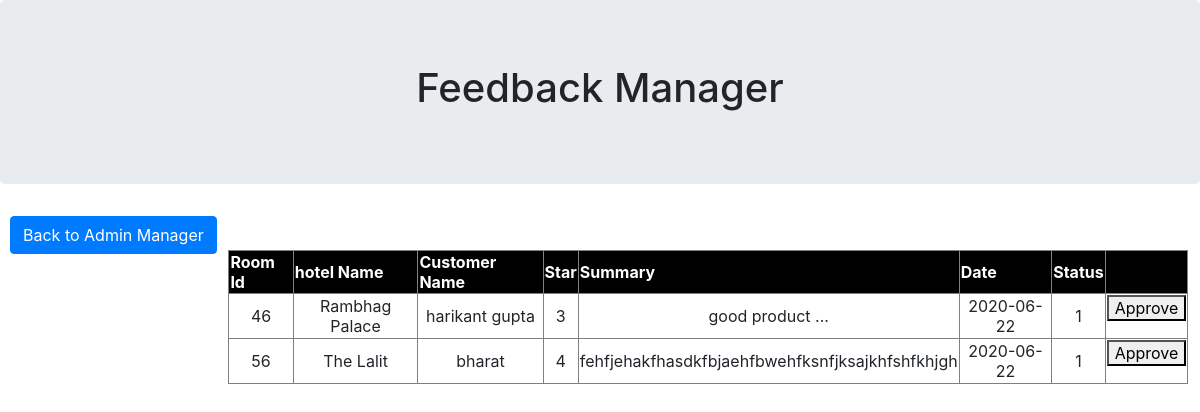
/admin/feedback_manager.php (signed in), run on the app's committed database.
### tables this page shows
CREATE TABLE `feedback` (
  `id` int(10) NOT NULL,
  `r_id` int(10) NOT NULL,
  `h_id` int(20) NOT NULL,
  `c_id` int(10) NOT NULL,
  `booking_id` int(10) NOT NULL,
  `star` int(5) NOT NULL,
  `summary` varchar(200) NOT NULL,
  `date` date NOT NULL,
  `status` tinyint(1) NOT NULL
);

CREATE TABLE `hotels` (
  `h_id` int(20) NOT NULL,
  `h_name` varchar(200) NOT NULL,
  `h_country` varchar(50) NOT NULL,
  `h_state` varchar(50) NOT NULL,
  `h_city` varchar(50) NOT NULL,
  `h_street` varchar(50) NOT NULL,
  `h_pincode` int(10) NOT NULL,
  `h_contact_no` varchar(13) NOT NULL,
  `h_email` varchar(50) NOT NULL,
  `h_owner_name` varchar(50) NOT NULL,
  `h_rating` varchar(10) NOT NULL,
  `h_facilities` varchar(100) NOT NULL,
  `h_image` text NOT NULL
);

CREATE TABLE `customer` (
  `c_id` int(10) NOT NULL,
  `c_email` varchar(50) NOT NULL,
  `c_name` varchar(50) NOT NULL,
  `c_fathers_name` varchar(50) NOT NULL,
  `contact_no` varchar(13) NOT NULL,
  `address` varchar(50) NOT NULL,
  `password` varchar(50) NOT NULL,
  `confirm_pass` varchar(50) NOT NULL
);

### admin/feedback_manager.php (the view, shortened to what this page needs)
<html>
    <head>
        <link rel="stylesheet" href="https://maxcdn.bootstrapcdn.com/bootstrap/4.5.0/css/bootstrap.min.css">
    </head>
<body>
    <div class="jumbotron text-center">
        <h1 align="center">Feedback Manager</h1>
    </div>
    <form method="POST" action="admin_manager.php" style="float:left;margin-left:10px;">
        <button type="submit" class="btn btn-primary" >Back to Admin Manager</button>
    </form>
    <br>
    <table align ="center" width="80%" border="1" style="margin-top:10px;">
        <tr style="background-color:#000; color:#fff;">
        <th>Room Id</th>
        <th>hotel Name</th>
        <th>Customer Name</th>
        <th>Star</th>
        <th>Summary</th>
        <th>Date</th>
        <th>Status</th>
        <th></th>
    </tr>
    <?php
        include('../includes/db.php');
        $qry="SELECT * FROM `feedback` ;";
        $run = mysqli_query($con,$qry);
        if(mysqli_num_rows($run) <1)
        {
            echo "<tr><td colspan='15' align='center'>No Records Found</td></tr>";
        }
        else
        {
            while($data = mysqli_fetch_assoc($run))
            {
                $sql = "SELECT `h_name` FROM `hotels` WHERE `h_id`='".$data['h_id']."'";
                $run_1 = mysqli_query($con,$sql);
                $data_1 = mysqli_fetch_assoc($run_1);
                $sql_1 = "SELECT `c_name`FROM `customer` WHERE `c_id`='".$data['c_id']."'";
                $run_2 = mysqli_query($con,$sql_1);
                $data_2 = mysqli_fetch_assoc($run_2);
                ?>
                <tr align="center">
                    <td><?php  echo $data['r_id']; ?></td>
                    <td><?php  echo $data_1['h_name']; ?></td>
                    <td><?php  echo $data_2['c_name']; ?></td>
                    <td><?php  echo $data['star']; ?></td>
                    <td><?php  echo $data['summary']; ?></td>
                    <td><?php  echo $data['date']; ?></td>
                    <td><?php  echo $data['status']; ?></td>
                    <td>
                        <button onclick="myFunction()"> Approve</button>
                    </td>
                </tr>
            <?php
            }
        }
?>
</table>
</body>
</html>

### data on the page
feedback: r "46", h.h_name "Rambhag Palace", c.c_name "harikant gupta", star "3", summary "good product ...", date "2020-06-22", status "1"
feedback: r "56", h.h_name "The Lalit", c.c_name "bharat", star "4", summary "fehfjehakfhasdkfbjaehfbwehfksnfjksajkhfshfkhjgh", date "2020-06-22", status "1"
